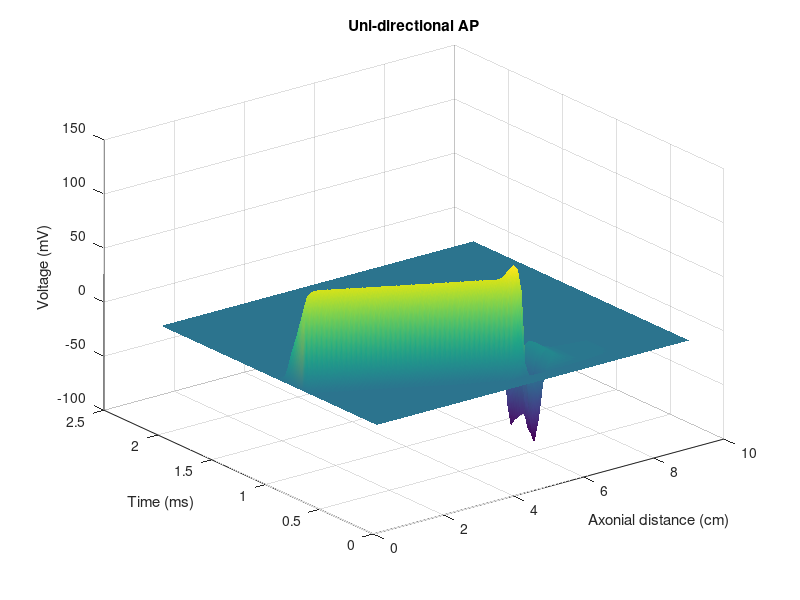

MATLAB code for this plot: (Note: this script raises an error after producing the figure.)
close all;
clear all;
clc;

%Fixed Variables
re = 0.35; % Ω·kcm 
ri = 0.11; % Ω·kcm 
cm = 2.5; % uF/cm^2 
ar = 0.0007;% Axon Radius (cm) 
w = 0.0001; % Node of Ranvier width 
dx = 0.1; % internodal gap (cm) 
msc = 1445; % Max Sodium Conductance 
mlc = 128; % M Leak C 
snp = 115; % Sodium Nernst Potential 
lnp = -0.01 % Leak N P 

%Adjustable Variables
x = 90; %Length of Axon scaled
f = 0.001; 
t = 0:f:2; %0.2 ms
is_cat = -4000; %current density trigger
is_an = -3 * is_cat; % Comment out for #3
ist = zeros(length(t), x);
ist(100:350, 50) = is_an; % Comment out for #3
ist(100:350, 45) = is_cat;
%dw = 0.1; %Adjust for distances away
%dw = 0.2;
%dw = 0.4;
dw = 0.8;

%Pre-simulation prep
v = zeros(length(t), x);
dvdt = zeros(length(t),x);
m = zeros(length(t), x);
dmdt = zeros(length(t),x);
h = zeros(length(t), x);
dhdt = zeros(length(t),x);
act = zeros(length(t),x);
cable = zeros(length(t),x);
im = zeros(length(t),x);
ve = zeros(length(t),x);
Vm = v(1,1);

alpha_m = (97+0.363*Vm)/(1+exp((31-Vm)/5.3));
beta_m = alpha_m/exp((Vm-23.8)/4.17);
beta_h = 15.6/(1+exp((24-Vm)/10));
alpha_h = beta_h/exp((Vm-5.5)/5);
m(:,:) = alpha_m / (alpha_m + beta_m);
h(:,:) = alpha_h / (alpha_h +beta_h);

% Update Extracellular voltage respect to axon diameter 
for i = 1:x
    for j = 1:x
        ve(:,i) = ve(:, i) + (ist(:,j) * re / (4 * pi * sqrt(0.1 * (i-j)^2 + dw^2)));
    end
end

for i = 1:length(t)
    for j = 2 : (x-1) 
        Vm = v(i,j);

        alpha_m = (97+0.363*Vm)/(1+exp((31-Vm)/5.3));
        beta_m = alpha_m/exp((Vm-23.8)/4.17);
        beta_h = 15.6/(1+exp((24-Vm)/10));
        alpha_h = beta_h/exp((Vm-5.5)/5);

        act(i,j) = (2*ar) * (ve(i,j-1) - (2 * ve(i,j)) + ve(i,j+1)) / (4 * ri * w * dx);
        cable(i,j) = (2*ar) * (v(i,j-1) - (2 * v(i,j)) + v(i,j+1)) / (4 * ri * w * dx); 

        im(i,j) = msc * m(i,j)^2 * h(i,j) * (Vm - snp) + mlc * (Vm - lnp); 
        dmdt(i,j) = (-1 * (alpha_m + beta_m) * m(i,j) + alpha_m);
        dhdt(i,j) = (-1 * (alpha_h + beta_h) * h(i,j) + alpha_h);
       
        dvdt(i,j) = (-im(i,j) + cable(i,j) + act(i,j)) / cm;
        end
        
    m(i+1,:) = m(i,:) + dmdt(i,:)*f; 
    h(i+1,:) = h(i,:) + dhdt(i,:)*f; 
    v(i+1,:) = v(i,:) + dvdt(i,:)*f; 
end

%plot

figure
xaxis = (1:x) / 10;
y = 0:f:2+f;
surf(xaxis,y,v,'edgecolor','none','facecolor','interp')
xlabel('Axonial distance (cm)')
ylabel('Time (ms)')
zlabel('Voltage (mV)')
%title('Bi-directional AP')
title('Uni-directional AP')
set(gca,'fontweight','light','fontsize',15); 


plt = figure('units','normalized','outerposition',[0 0 1 1]);
video = VideoWriter('Directional Propagating AP', 'MPEG-4');
open(video);

xaxis=1:x;

for i = 1:10:length(t) 
    plot(xaxis/10 , v(i,xaxis) )
    ylim([-100 100])
    %title('Bi-Directional AP')
    title('Uni-directional AP')
    xlabel('Axonial Distance (cm)')
    ylabel('Voltage (mV)')
    set(gca,'fontweight','light','fontsize',15)
    mov = getframe(plt);
    writeVideo(video,mov)
end
close(video)











